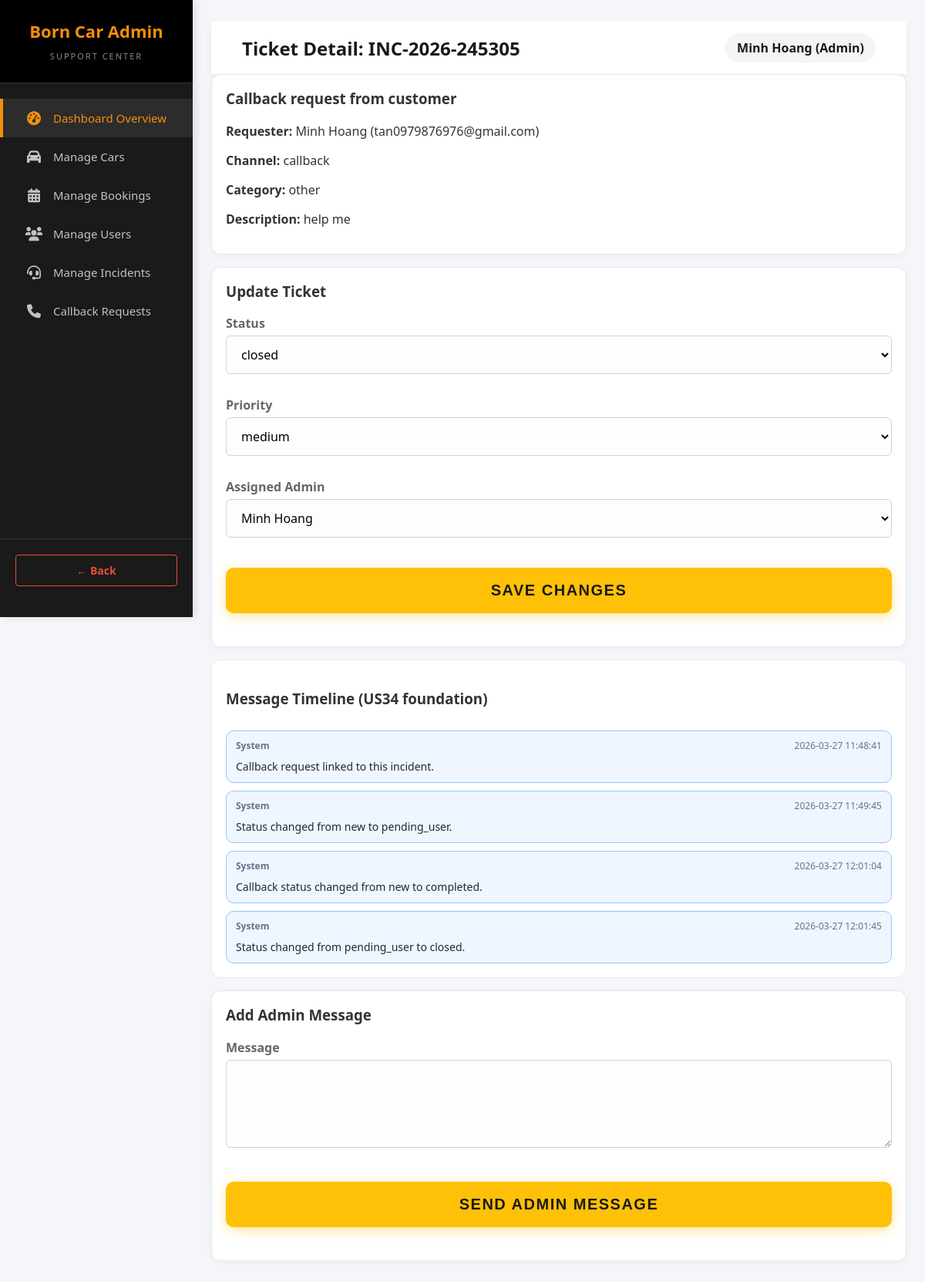
The app's page /index.php?action=admin_incident_detail&id=2 (signed in) with its own data.
### tables this page shows
CREATE TABLE `incidents` (
  `id` bigint(20) UNSIGNED NOT NULL,
  `ticket_code` varchar(30) NOT NULL,
  `user_id` int(11) NOT NULL,
  `booking_id` int(11) DEFAULT NULL,
  `channel` enum('web_form','phone','callback','live_chat') NOT NULL DEFAULT 'web_form',
  `category` enum('booking_error','vehicle_issue','payment','app_bug','other') NOT NULL DEFAULT 'other',
  `priority` enum('low','medium','high','urgent') NOT NULL DEFAULT 'medium',
  `subject` varchar(200) NOT NULL,
  `description` text NOT NULL,
  `status` enum('new','open','in_progress','pending_user','resolved','closed') NOT NULL DEFAULT 'new',
  `assigned_admin_id` int(11) DEFAULT NULL,
  `created_at` timestamp NOT NULL DEFAULT current_timestamp(),
  `updated_at` timestamp NOT NULL DEFAULT current_timestamp() ON UPDATE current_timestamp(),
  `resolved_at` datetime DEFAULT NULL
);

CREATE TABLE `users` (
  `id` int(11) NOT NULL,
  `fullname` varchar(100) NOT NULL,
  `email` varchar(150) NOT NULL,
  `phone` varchar(20) NOT NULL,
  `password_hash` varchar(255) NOT NULL,
  `address` varchar(255) DEFAULT NULL,
  `avatar_url` varchar(255) DEFAULT NULL,
  `role` enum('admin','customer') DEFAULT 'customer',
  `is_active` tinyint(1) DEFAULT 0,
  `created_at` timestamp NOT NULL DEFAULT current_timestamp(),
  `updated_at` timestamp NOT NULL DEFAULT current_timestamp() ON UPDATE current_timestamp(),
  `membership_tier` enum('new','loyal','vip') DEFAULT 'new',
  `otp_code` varchar(6) DEFAULT NULL,
  `is_verified` tinyint(1) DEFAULT 0
);

CREATE TABLE `incident_messages` (
  `id` bigint(20) UNSIGNED NOT NULL,
  `incident_id` bigint(20) UNSIGNED NOT NULL,
  `sender_type` enum('user','admin','system') NOT NULL,
  `sender_id` int(11) DEFAULT NULL,
  `message` text NOT NULL,
  `created_at` timestamp NOT NULL DEFAULT current_timestamp()
);

### datafunctions/incident_functions.php (called while the page is built, shortened)
<?php
function getIncidentByIdForAdmin(int $incidentId)
{
    $db = getConnection();
    $sql = 'SELECT i.*, requester.fullname AS requester_name, requester.email AS requester_email,
                   assignee.fullname AS assigned_admin_name
            FROM incidents i
            INNER JOIN users requester ON requester.id = i.user_id
            LEFT JOIN users assignee ON assignee.id = i.assigned_admin_id
            WHERE i.id = :incident_id
            LIMIT 1';
    $stmt = $db->prepare($sql);
    $stmt->execute([':incident_id' => $incidentId]);
    return $stmt->fetch(PDO::FETCH_ASSOC);
}
function getIncidentMessages(int $incidentId): array
{
    $db = getConnection();
    $sql = 'SELECT im.*, u.fullname AS sender_name
            FROM incident_messages im
            LEFT JOIN users u ON u.id = im.sender_id
            WHERE im.incident_id = :incident_id
            ORDER BY im.created_at ASC, im.id ASC';
    $stmt = $db->prepare($sql);
    $stmt->execute([':incident_id' => $incidentId]);
    return $stmt->fetchAll(PDO::FETCH_ASSOC);
}

### views/admin/admin_incident_detail.php (the view, shortened to what this page needs)
<?php
$incident = $incident ?? [];
$messages = $messages ?? [];
$admins = $admins ?? [];
?>
<!DOCTYPE html>
<html lang="en">
<head>
    <link href="https://cdnjs.cloudflare.com/ajax/libs/font-awesome/6.0.0/css/all.min.css" rel="stylesheet">
    <link rel="stylesheet" href="css/style.css">
</head>
<body>
    <div class="sidebar">
        <div class="sidebar-header">
            <h2>Born Car Admin</h2>
            <span>Support Center</span>
        </div>
        <div class="sidebar-nav">
            <a href="index.php?action=admin_dashboard" class="active"><i class="fas fa-tachometer-alt"></i> Dashboard Overview</a>
            <a href="index.php?action=admin_cars"><i class="fas fa-car"></i> Manage Cars</a>
            <a href="index.php?action=admin_bookings"><i class="fas fa-calendar-alt"></i> Manage Bookings</a>
            <a href="index.php?action=admin_users"><i class="fas fa-users"></i> Manage Users</a>
            <a href="index.php?action=admin_incidents"><i class="fas fa-headset"></i> Manage Incidents</a>
            <a href="index.php?action=admin_callbacks"><i class="fas fa-phone"></i> Callback Requests</a>
        </div>
        <div class="sidebar-footer">
            <a href="index.php?action=admin_incidents" class="btn-back">&larr; Back</a>
        </div>
    </div>
    <div class="main-content support-page">
        <div class="top-navbar">
            <h1>Ticket Detail: <?= htmlspecialchars((string) ($incident['ticket_code'] ?? '')) ?></h1>
            <div class="admin-profile">
                <span><?= htmlspecialchars($_SESSION['user']['fullname'] ?? '') ?> (Admin)</span>
            </div>
        </div>
        <div class="incident-card">
            <h3><?= htmlspecialchars((string) ($incident['subject'] ?? '')) ?></h3>
            <p><strong>Requester:</strong> <?= htmlspecialchars((string) ($incident['requester_name'] ?? '')) ?> (<?= htmlspecialchars((string) ($incident['requester_email'] ?? '')) ?>)</p>
            <p><strong>Channel:</strong> <?= htmlspecialchars((string) ($incident['channel'] ?? 'web_form')) ?></p>
            <p><strong>Category:</strong> <?= htmlspecialchars((string) ($incident['category'] ?? '')) ?></p>
            <p><strong>Description:</strong> <?= nl2br(htmlspecialchars((string) ($incident['description'] ?? ''))) ?></p>
        </div>
        <div class="incident-card">
            <h3>Update Ticket</h3>
            <form action="index.php?action=admin_incident_update" method="POST" class="support-form" id="adminIncidentUpdateForm">
                <div class="form-group">
                    <label for="status">Status</label>
                    <select id="status" name="status" class="form-control" required>
                        <?php $status = (string) ($incident['status'] ?? 'new'); ?>
                        <option value="closed" <?= $status === 'closed' ? 'selected' : '' ?>>closed</option>
                    </select>
                </div>
                <div class="form-group">
                    <label for="priority">Priority</label>
                    <select id="priority" name="priority" class="form-control" required>
                        <?php $priority = (string) ($incident['priority'] ?? 'medium'); ?>
                        <option value="medium" <?= $priority === 'medium' ? 'selected' : '' ?>>medium</option>
                    </select>
                </div>
                <div class="form-group">
                    <label for="assigned_admin_id">Assigned Admin</label>
                    <select id="assigned_admin_id" name="assigned_admin_id" class="form-control">
                        <?php $assignedAdmin = (string) ($incident['assigned_admin_id'] ?? ''); ?>
                        <?php foreach ($admins as $admin): ?>
                            <?php $adminId = (string) ($admin['id'] ?? ''); ?>
                            <option value="<?= htmlspecialchars($adminId) ?>" <?= $assignedAdmin === $adminId ? 'selected' : '' ?>>
                                <?= htmlspecialchars((string) ($admin['fullname'] ?? '')) ?>
                            </option>
                        <?php endforeach; ?>
                    </select>
                </div>
                <button type="submit" class="btn-submit">Save Changes</button>
            </form>
        </div>
        <div class="support-thread" id="supportThread">
            <h3>Message Timeline (US34 foundation)</h3>
            <?php if (empty($messages)): ?>
                <p>No messages yet.</p>
            <?php else: ?>
                <?php foreach ($messages as $message): ?>
                    <?php $senderType = (string) ($message['sender_type'] ?? 'system'); ?>
                    <div class="support-message support-message-<?= htmlspecialchars($senderType) ?>">
                        <div class="support-message-meta">
                            <strong><?= htmlspecialchars((string) ($message['sender_name'] ?? ucfirst($senderType))) ?></strong>
                            <span><?= htmlspecialchars((string) ($message['created_at'] ?? '')) ?></span>
                        </div>
                        <div class="support-message-body"><?= nl2br(htmlspecialchars((string) ($message['message'] ?? ''))) ?></div>
                    </div>
                <?php endforeach; ?>
            <?php endif; ?>
        </div>
        <div class="incident-card">
            <h3>Add Admin Message</h3>
            <form action="index.php?action=admin_incident_add_message" method="POST" class="support-form">
                <div class="form-group">
                    <label for="admin_message">Message</label>
                    <textarea id="admin_message" name="message" class="form-control" rows="4" required></textarea>
                </div>
                <button type="submit" class="btn-submit">Send Admin Message</button>
            </form>
        </div>
    </div>
</body>
</html>

### css/style.css (style rules this page uses)
body { font-family: "Segoe UI", Tahoma, Geneva, Verdana, sans-serif; background-color: #f4f6f8; margin: 0; color: #333; }
.form-group { margin-bottom: 20px; }
.form-group label { display: block; margin-bottom: 8px; font-weight: 600; color: #495057; }
.form-control { width: 100%; padding: 12px 15px; border: 1px solid #ced4da; border-radius: 6px; font-size: 16px; font-family: inherit; box-sizing: border-box; background-color: #fdfdfd; transition: border-color 0.3s; }
.btn-submit { width: 100%; padding: 16px; background-color: #f48f0c; color: #1a1a1a; border: none; border-radius: 6px; font-size: 18px; font-weight: bold; cursor: pointer; transition: all 0.3s; text-transform: uppercase; letter-spacing: 1px; margin-top: 10px; }
.btn-back { display: inline-flex; text-decoration: none; color: #fff; font-weight: 700; font-size: 14px; padding: 8px 16px; background: #1a1a1a; border: 1px solid #1a1a1a; border-radius: 6px; box-shadow: 0 2px 4px rgba(0, 0, 0, 0.05); transition: all 0.3s; margin-bottom: 20px; }
.form-group { margin-bottom: 15px; }
.form-group label { display: block; margin-bottom: 5px; color: #666; font-weight: bold; }
.btn-submit { width: 100%; padding: 10px; background-color: #007bff; color: white; border: none; border-radius: 4px; cursor: pointer; font-size: 16px; font-weight: bold; }
.btn-submit { text-align: center; background-color: #ffc107; color: #1a1a1a; font-size: 20px; font-weight: 800; padding: 18px; border: none; border-radius: 10px; text-transform: uppercase; letter-spacing: 1.5px; transition: all 0.3s; box-shadow: 0 4px 15px rgba(255, 193, 7, 0.4); margin-bottom: 25px; width: 100%; cursor: pointer; box-sizing: border-box; display: block; }
body { background-color: #f4f6f9; margin: 0; font-family: "Segoe UI", Tahoma, Geneva, Verdana, sans-serif; }
.sidebar { width: 250px; background-color: #1a1a1a; height: 100vh; position: fixed; top: 0; left: 0; color: #fff; display: flex; flex-direction: column; box-shadow: 4px 0 10px rgba(0, 0, 0, 0.1); z-index: 1000; }
.sidebar-header { padding: 25px 20px; background-color: #000; text-align: center; border-bottom: 1px solid #333; }
.sidebar-header h2 { color: #f48f0c; font-size: 22px; margin: 0 0 5px 0; font-weight: 800; }
.sidebar-header span { font-size: 11px; color: #888; text-transform: uppercase; letter-spacing: 2px; }
.sidebar-nav { flex-grow: 1; padding: 20px 0; overflow-y: auto; }
.sidebar-nav a { display: flex; align-items: center; padding: 15px 25px; color: #bdc3c7; text-decoration: none; transition: all 0.3s; border-left: 4px solid transparent; font-size: 15px; }
.sidebar-nav a:hover, .sidebar-nav a.active { background-color: #2c2c2c; color: #f48f0c; border-left-color: #f48f0c; }
.sidebar-nav a i { width: 30px; text-align: center; font-size: 18px; margin-right: 10px; }
.sidebar-footer { padding: 20px; border-top: 1px solid #333; text-align: center; }
.sidebar-footer .btn-back { color: #e74c3c; text-decoration: none; font-weight: bold; display: block; padding: 10px; border: 1px solid #e74c3c; border-radius: 4px; transition: all 0.3s; }
.main-content { margin-left: 250px; padding: 0; min-height: 100vh; }
.top-navbar { background-color: #fff; padding: 15px 40px; box-shadow: 0 4px 10px rgba(0, 0, 0, 0.05); display: flex; justify-content: space-between; align-items: center; }
.top-navbar h1 { font-size: 24px; color: #1a1a1a; margin: 0; font-weight: 700; }
.admin-profile { color: #1a1a1a; font-weight: 600; padding: 8px 15px; background: #f4f4f4; border-radius: 20px; }
.support-page { padding: 28px 24px; }
.incident-card { background: #ffffff; border: 1px solid #e6e8ec; border-radius: 12px; padding: 18px; margin-bottom: 16px; box-shadow: 0 2px 8px rgba(0, 0, 0, 0.04); }
.incident-card h2, .incident-card h3, .incident-card p { margin-top: 0; }
.support-form { display: grid; gap: 14px; }
.support-thread { display: flex; flex-direction: column; gap: 10px; background: #ffffff; border: 1px solid #e8eaef; border-radius: 12px; padding: 18px; max-height: 520px; overflow-y: auto; margin-bottom: 16px; }
.support-message { border-radius: 10px; padding: 10px 12px; border: 1px solid #e5e7eb; background: #f9fafb; }
.support-message.support-message-system { border-color: #93c5fd; background: #eff6ff; }
.support-message-meta { display: flex; justify-content: space-between; align-items: center; gap: 8px; font-size: 12px; color: #64748b; margin-bottom: 8px; }
.support-message-body { font-size: 14px; color: #1f2937; line-height: 1.5; }

### records on screen
incidents: ticket_code "INC-2026-245305", subject "Callback request from customer", user.fullname "Minh Hoang", user.email "tan0979876976@gmail.com", channel "callback", category "other", description "help me", status "closed", priority "medium", assigned_admin_id "Minh Hoang"
incident_messages: sender_name "System", created_at "2026-03-27 11:48:41", message "Callback request linked to this incident."
incident_messages: sender_name "System", created_at "2026-03-27 11:49:45", message "Status changed from new to pending_user."
incident_messages: sender_name "System", created_at "2026-03-27 12:01:04", message "Callback status changed from new to completed."
incident_messages: sender_name "System", created_at "2026-03-27 12:01:45", message "Status changed from pending_user to closed."

### other values on screen
$_SESSION['user']['fullname'] "Minh Hoang"
